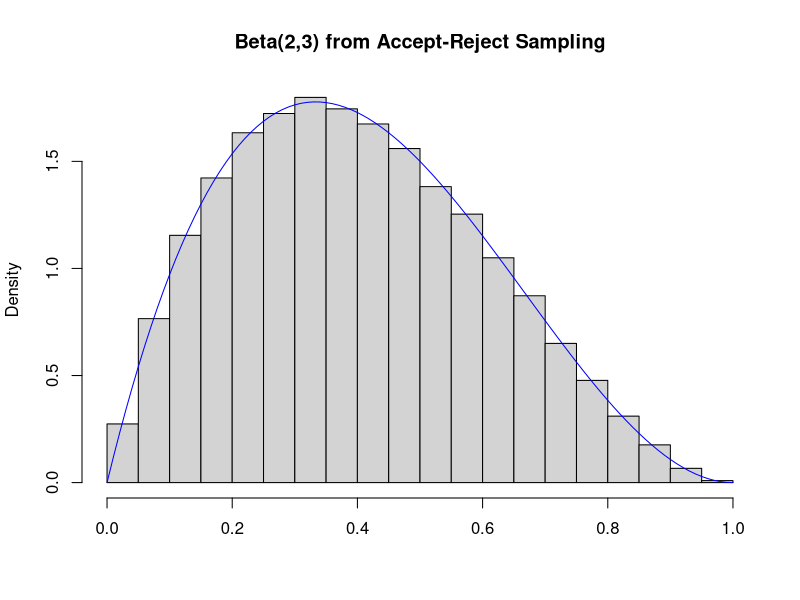

The R source for this figure:
# ~~~~~~~~~~~~~~~~~~~~~~~~~~~~~~~~~~~~~~~~~~~~~~~~~~~~~~~~~~~~~~~~~~~~~~~~~~~~~~
# Moment Estimator Properties - Beta Distribution                           ----
# ~~~~~~~~~~~~~~~~~~~~~~~~~~~~~~~~~~~~~~~~~~~~~~~~~~~~~~~~~~~~~~~~~~~~~~~~~~~~~~

# This function takes a random sample x (a vector) and returns the moment 
# estimators.
beta_moment_estimators <- function(x) {
  m1 <- mean(x) ; m2 <- mean(x ^ 2) ; commonfact <- (m1 - m2) / (m2 - m1 ^ 2)
  list(ahat = m1 * commonfact, bhat = (1 - m1) * commonfact)
}

# Implementation of Monte Carlo simulations with m = 10000 samples of size 
# n = 20 from the Beta(2, 3) distribution. 

# We simulate using Accept-Reject sampling.
# We use the Uniform distribution as the proposal.
beta_accept_reject <- function(size, a, b) {
  dbet <- function(x) {
    x ^ (a - 1) * (1 - x) ^ (b - 1) 
  }
  sam <- numeric(size)
  M <- optimise(dbet, interval = c(0, 1), maximum = T)$objective
  for (i in seq_along(sam)) {
    repeat{
      y <- runif(1) ; u <- runif(1)
      if (u <= dbet(y) / M) {
        sam[i] <- y
        break 
      }
    }
  }
  sam
}
m <- 1e4 ; n <- 20 ; a <- 2; b <- 3
obs <- beta_accept_reject(m * n, a, b)
hist(obs, freq = F, xlab = "",
     main = "Beta(2,3) from Accept-Reject Sampling")
curve(dbeta(x, 2, 3), from = 0, to = 1, col = "blue", add = T)
samples <- matrix(obs, nrow = m, ncol = n)

# Calculation of the moment estimators for each one of the m samples.
ahats <- apply(samples, 1, function(x) beta_moment_estimators(x)$ahat)
bhats <- apply(samples, 1, function(x) beta_moment_estimators(x)$bhat)

# We now have a sample of the moment estimators. Using this sample, we estimate
# the bias, variance, and root mean square error (RMSE) of the two
# estimators.

### Shape1
mean_ahat <- mean(ahats)
bias_ahat <- mean_ahat - a
bias_ahat # bias
var_ahat <- sum((ahats - mean_ahat) ^ 2) / (m - 1)
var_ahat # variance
RMSE_ahat <- sqrt(mean((ahats - a) ^ 2))
RMSE_ahat # RMSE 

### Shape2
mean_bhat <- mean(bhats)
bias_bhat <- mean_bhat - b
bias_bhat #bias
var_bhat <- sum((bhats - mean_bhat) ^ 2) / (m - 1)
var_bhat #variance
RMSE_bhat <- sqrt(mean((bhats - b) ^ 2))
RMSE_bhat #RMSE
